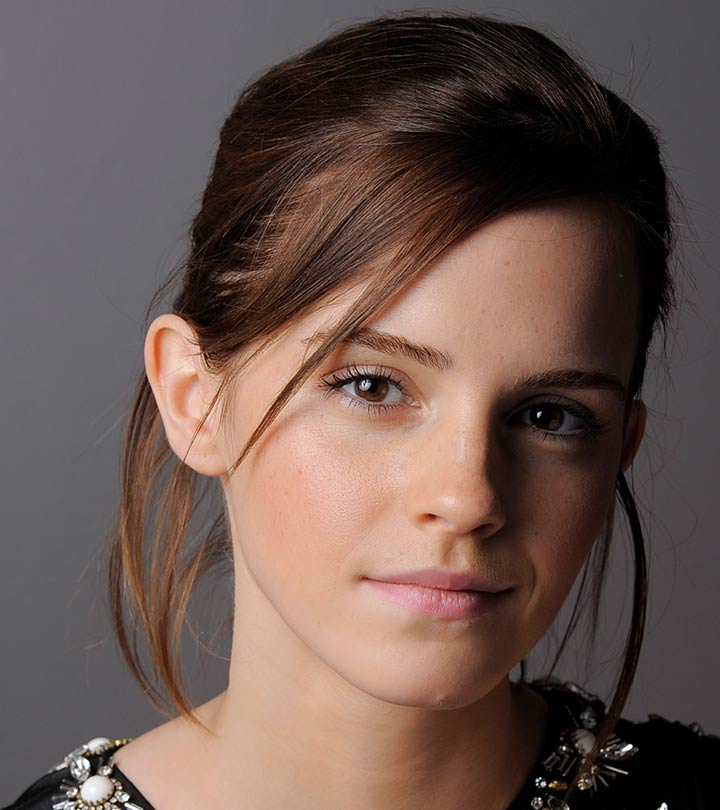
#> input picture Images/emma.jpg, 720 x 810 px, found by its file name
$ jupyter execute Intensity_Tranformation_01.ipynb
#> lines starting #> are read from the running program, lines starting #| are printed output that depends on the picture
[cell 1]
import cv2 as cv
import numpy as np
import matplotlib.pyplot as plt

def intensity_transform(im, breakpoints):
  x = breakpoints[:,0].astype(int)
  y = breakpoints[:,1].astype(int)

  c1 = np.linspace(y[0], y[1], x[1]-x[0]+1)
  c2 = np.linspace(y[2], y[3], x[3]-x[2]+1)
  c3 = np.linspace(y[4], y[5], x[5]-x[4]+1)

  piecewise_func = np.concatenate((c1, c2[1:], c3[1:]), axis=0)

  lut = np.clip(piecewise_func, 0, 255).astype(np.uint8)
  transformed = cv.LUT(im, lut)
  return transformed, lut


im = cv.imread(r'D:\Image processing and Computer Vision\Images\emma.jpg', cv.IMREAD_GRAYSCALE)
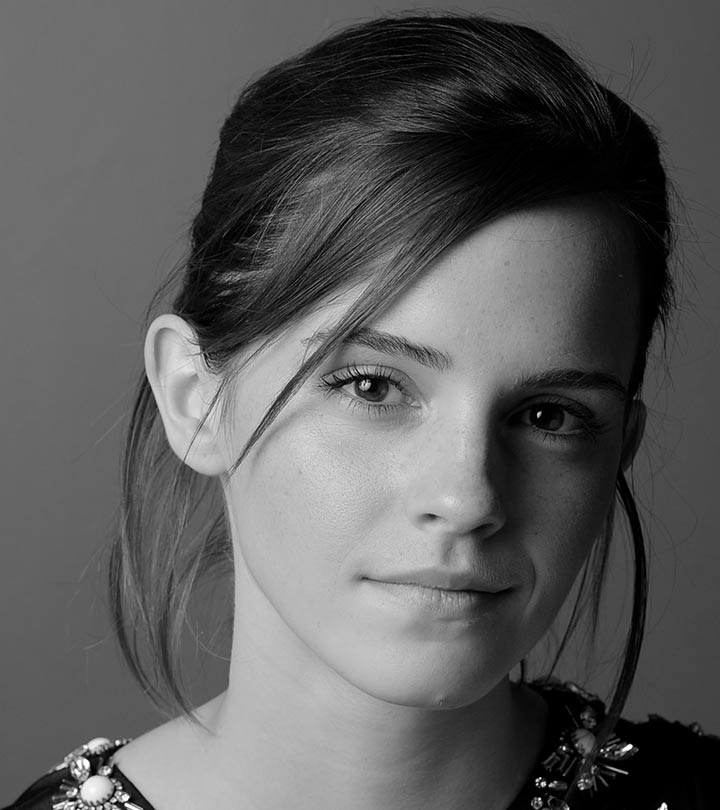
#> im: shape (810, 720); min 0, max 255, mean 92.3
assert im is not None

breakpoints = np.array([
    [0, 0],
    [50, 50],
    [50, 100],
    [150, 255],
    [150, 150],
    [255,255]
], dtype=np.float32)

transformed, lut = intensity_transform(im, breakpoints)
#> in intensity_transform, `transformed = cv.LUT(im, lut)`:
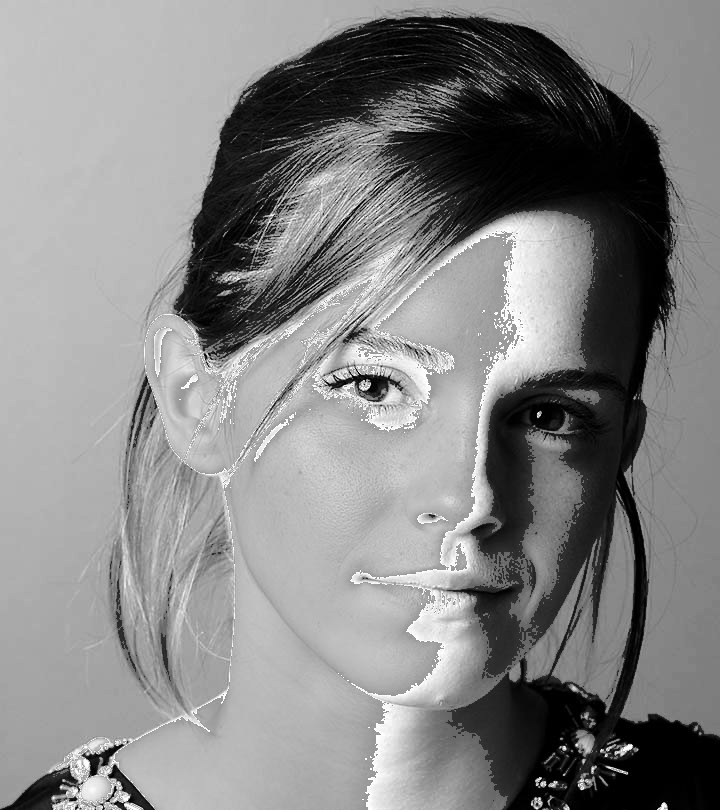
#> transformed: shape (810, 720); min 0, max 255, mean 133.1
#> lut = 256 values, max 255 at index 150, min 0 at index 0, mean 157.7

fig, axes = plt.subplots(1, 3, figsize=(15, 5))
axes[0].plot(np.arange(256), lut, color="darkred")
axes[0].set_xlabel("Input intensity")
axes[0].set_ylabel("Output intensity")
axes[0].set_title("Intensity transformation")
axes[0].set_xticks(sorted(set(breakpoints[:,0].astype(int))))
axes[0].set_yticks(sorted(set(breakpoints[:,1].astype(int))))
axes[0].grid(alpha=0.3)

axes[1].imshow(im, cmap="gray", vmin=0, vmax=255)
axes[1].set_title("Original")
axes[1].axis("off")

axes[2].imshow(transformed, cmap="gray", vmin=0, vmax=255)
axes[2].set_title("Transformed")
axes[2].axis("off")

plt.tight_layout()
plt.show()
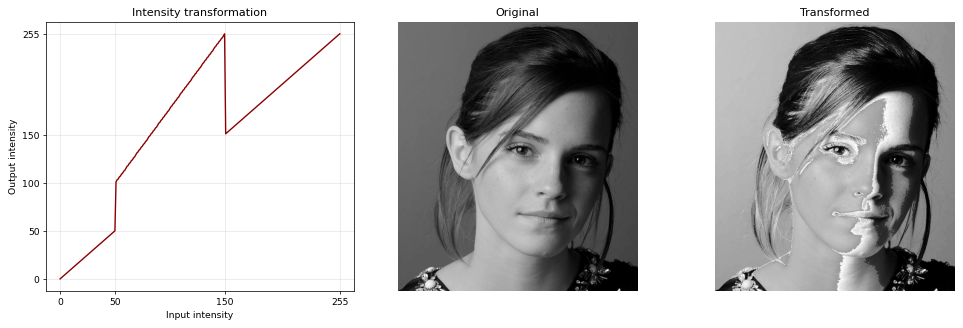
#> figure drawn by matplotlib, 3 panels; panel 1: curve peaks at x = 150, y = 255

$ run again, with Images/girl.jpg copied over Images/emma.jpg
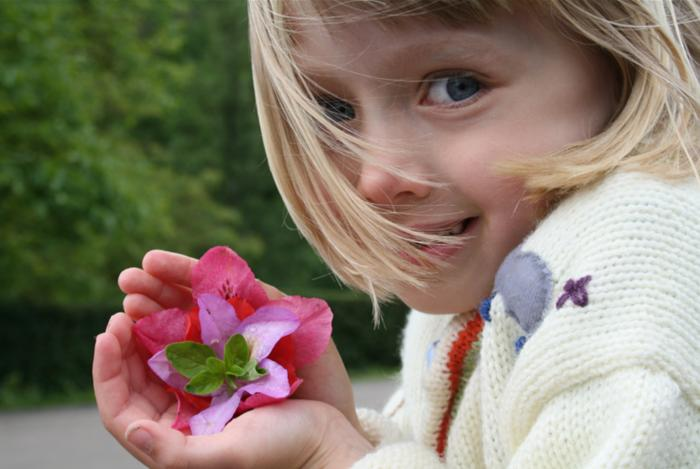
#> input picture Images/girl.jpg, 700 x 469 px, found by its file name
#> in intensity_transform, `transformed = cv.LUT(im, lut)`:
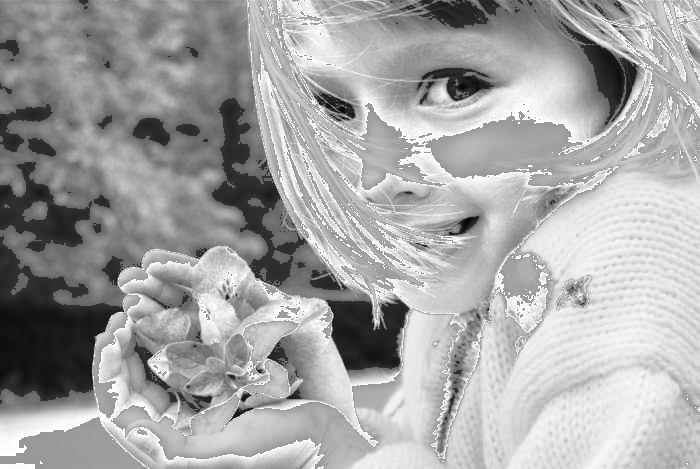
#> transformed: shape (469, 700); min 2, max 255, mean 165
#> lut = 256 values, max 255 at index 150, min 0 at index 0, mean 157.7
#> `plt.show()`:
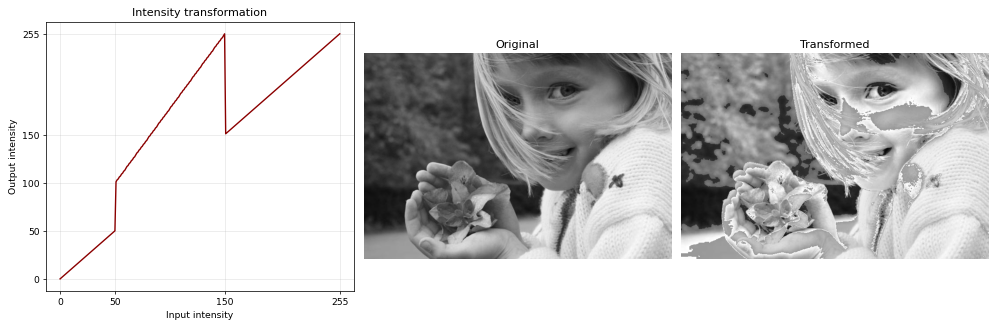
#> figure drawn by matplotlib, 3 panels; panel 1: curve peaks at x = 150, y = 255

$ run again, with Images/sigiriya.jpg copied over Images/emma.jpg
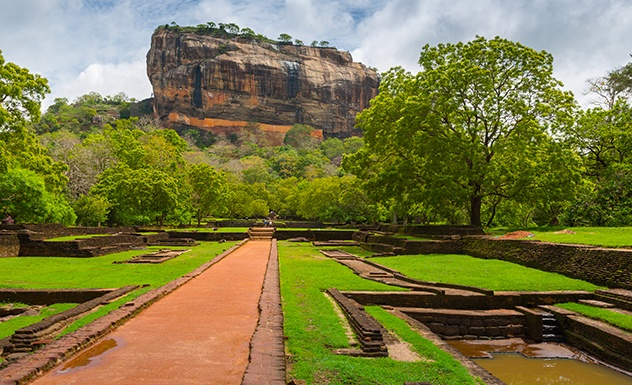
#> input picture Images/sigiriya.jpg, 632 x 385 px, found by its file name
#> in intensity_transform, `transformed = cv.LUT(im, lut)`:
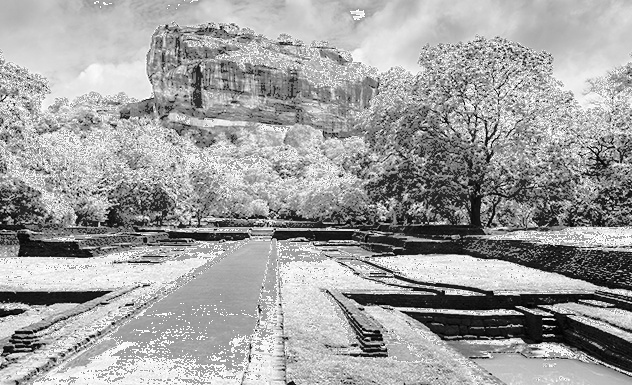
#> transformed: shape (385, 632); min 0, max 255, mean 160.3
#> lut = 256 values, max 255 at index 150, min 0 at index 0, mean 157.7
#> `plt.show()`:
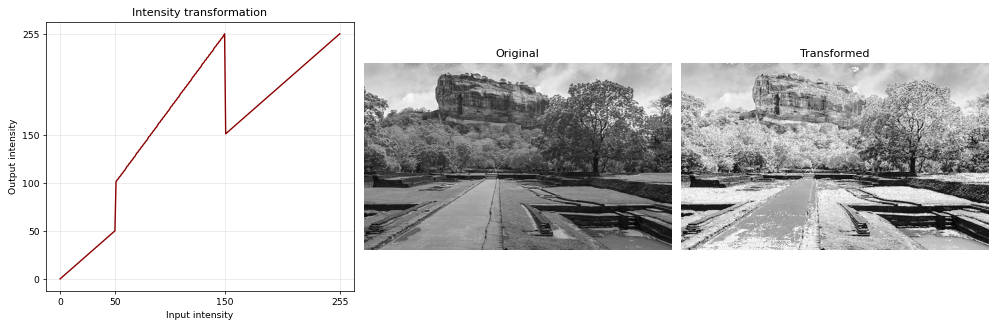
#> figure drawn by matplotlib, 3 panels; panel 1: curve peaks at x = 150, y = 255

$ run again, with Images/tom.jpg copied over Images/emma.jpg
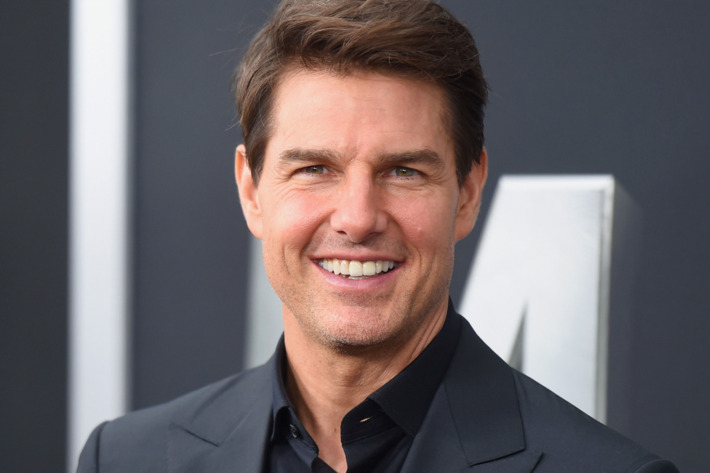
#> input picture Images/tom.jpg, 710 x 473 px, found by its file name
#> in intensity_transform, `transformed = cv.LUT(im, lut)`:
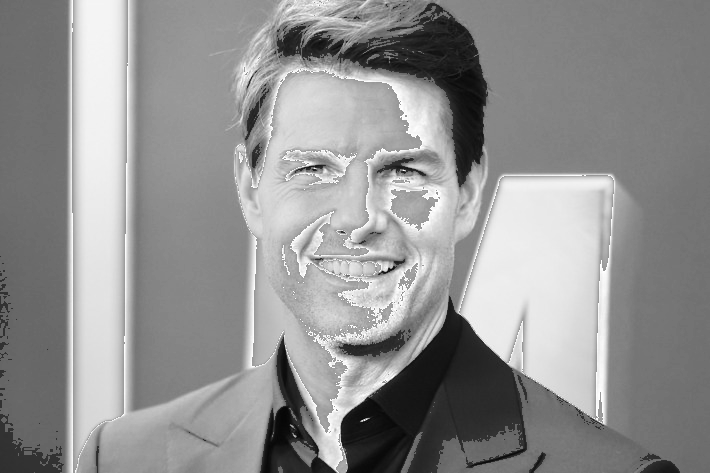
#> transformed: shape (473, 710); min 5, max 255, mean 145.8
#> lut = 256 values, max 255 at index 150, min 0 at index 0, mean 157.7
#> `plt.show()`:
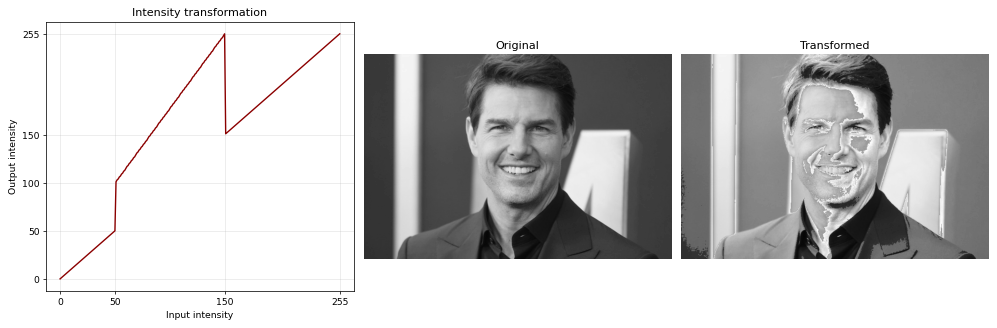
#> figure drawn by matplotlib, 3 panels; panel 1: curve peaks at x = 150, y = 255
